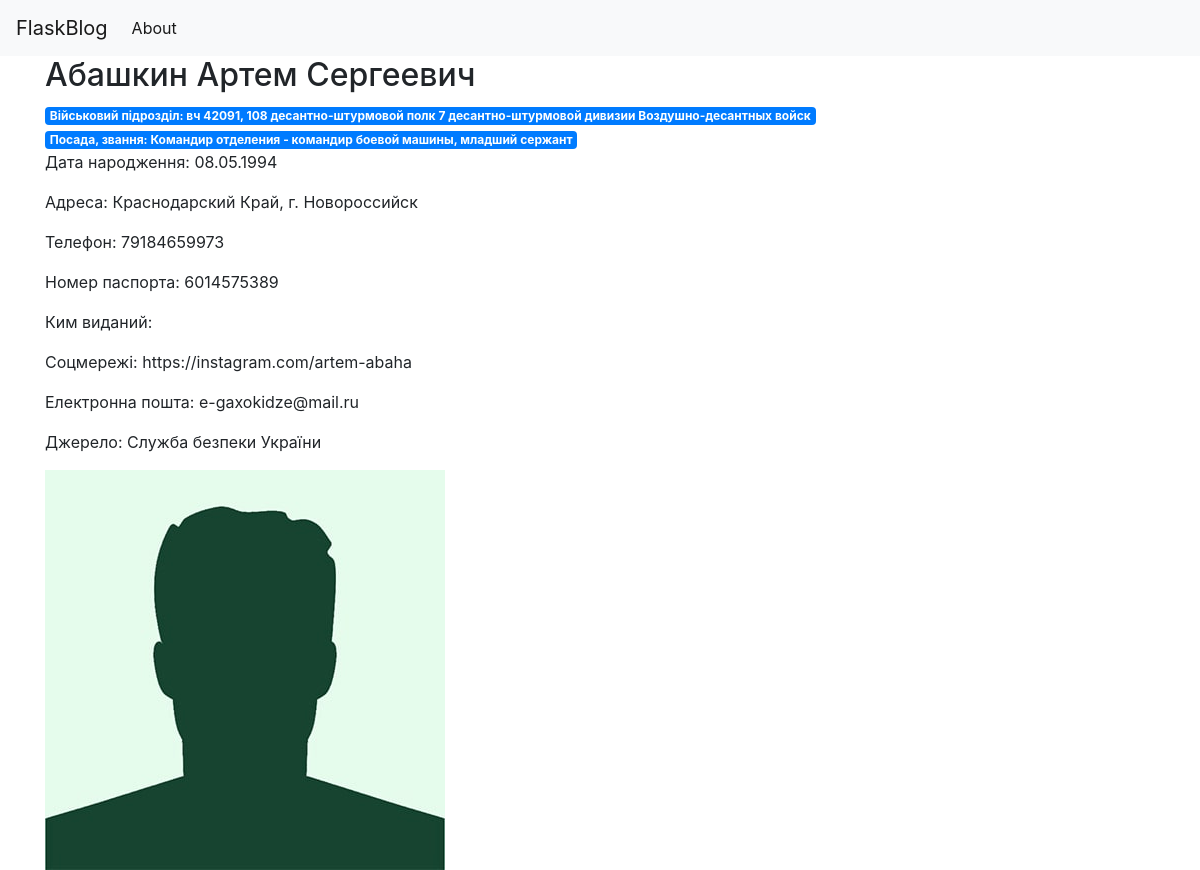
Page /3 on the committed database.
### tables this page shows
CREATE TABLE posts (
        id INTEGER PRIMARY KEY AUTOINCREMENT,
        created TIMESTAMP NOT NULL DEFAULT CURRENT_TIMESTAMP,
        FIO TEXT,
        DOB TEXT,
        Position TEXT,
        Unit TEXT,
        Passport TEXT,
        Passport_Issue_Date TEXT,
        Issued_By TEXT,
        Taxpayer_Number TEXT,
        Social_Security_Number TEXT,
        Address TEXT,
        Phone_Number TEXT,
        Social_Media TEXT,
        Email TEXT,
        Status TEXT,
        Verified TEXT,
        Source TEXT,
        Image_File TEXT
    );

### app.py (the view)
@app.route('/<int:post_id>')
def post(post_id):
    post = get_post(post_id)
    return render_template('post.html', post=post)

### app.py (called while the page is built)
def get_db_connection():
    conn = sqlite3.connect(db)
    conn.row_factory = sqlite3.Row
    return conn

def get_post(post_id):
    conn = get_db_connection()
    post = conn.execute('SELECT * FROM posts WHERE id = ?',
                        (post_id,)).fetchone()
    conn.close()
    if post is None:
        abort(404)
    return post

### templates/post.html (shortened to what this page needs)
{% extends 'base.html' %}
{% block content %}
    <h2>{% block title %} {{ post['FIO'] }} {% endblock %}</h2>
    <span class="badge badge-primary">Військовий підрозділ: {{ post['Unit'] }}</span>
    <span class="badge badge-primary">Посада, звання: {{ post['Position'] }}</span>
    <p>Дата народження: {{ post['DOB'] }}</p>
    <p>Адреса: {{ post['Address'] }}</p>
    <p>Телефон: {{ post['Phone_Number'] }}</p>
    <p>Номер паспорта: {{ post['Passport'] }}</p>
    <p>Ким виданий: {{ post['Issued_By'] }}</p>
    <p>Соцмережі: {{ post['Social_Media'] }}</p>
    <p>Електронна пошта: {{ post['Email'] }}</p>
    <p>Джерело: {{ post['Source'] }}</p>
    <img src="{{ url_for('static', filename='images/' + post['Image_File']) }}" alt="{{ post['FIO'] }} Image">
{% endblock %}

### rows in the picture
posts: FIO "Абашкин Артем Сергеевич", Unit "вч 42091, 108 десантно-штурмовой полк 7 десантно-штурмовой дивизии Воздушно-десантных войск", Position "Командир отделения - командир боевой машины, младший сержант", DOB "08.05.1994", Address "Краснодарский Край, г. Новороссийск", Phone_Number "79184659973", Passport "6014575389", Social_Media "https://instagram.com/artem-abaha", Email "e-gaxokidze@mail.ru", Source "Служба безпеки України", Image_File (placeholder picture)
